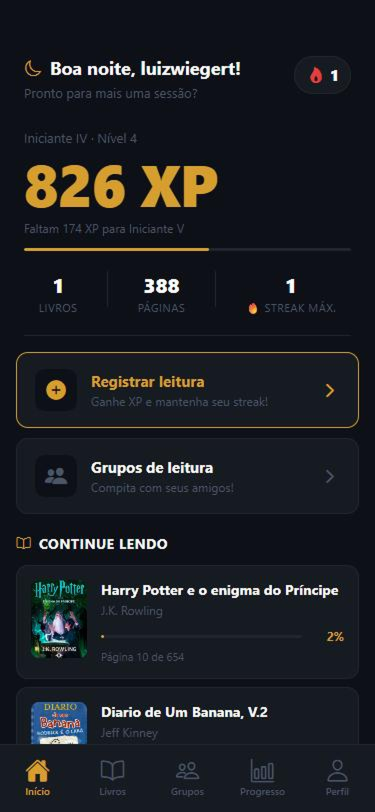
#> input picture docs/screenshots/tela-inicio.png, 750 x 1624 px (shown at 1/2 size); its folder holds 4 pictures in this run
$ python moldura.py
#> lines starting #> are read from the running program, lines starting #| are printed output that depends on the picture; after the words box and inside, x2 and y2 are one past the last pixel; in counts of white or black regions, pixels touching at a corner belong together
"""Coloca os screenshots do app numa moldura de celular.

Uso: python scripts/moldura.py
Lê docs/screenshots/tela-*.png e grava docs/screenshots/celular-*.png
e docs/screenshots/celulares.png (as telas lado a lado). Dependência: Pillow.
"""
from pathlib import Path

from PIL import Image, ImageDraw, ImageFont

DIR = Path(__file__).resolve().parent.parent / "docs" / "screenshots"
TELAS = ["inicio", "livros", "progresso", "perfil"]

BORDA = 26          # espessura da moldura
RAIO_TELA = 96      # canto da tela
AA = 3              # supersampling das formas


def rounded(size, radius, fill):
    w, h = size
    big = Image.new("L", (w * AA, h * AA), 0)
    ImageDraw.Draw(big).rounded_rectangle((0, 0, w * AA - 1, h * AA - 1), radius * AA, fill=255)
    layer = Image.new("RGBA", size, fill)
    layer.putalpha(big.resize(size, Image.LANCZOS))
    return layer


def barra_de_status(tela):
    """Desenha hora, sinal e bateria na faixa livre do topo do app."""
    sw, _ = tela.size
#> sw = 750
    r, g, b = tela.getpixel((sw // 2, 20))[:3]
#> r = 13; g = 16; b = 25
    cor = (20, 24, 32, 255) if (r + g + b) / 3 > 128 else (255, 255, 255, 255)
#> cor = (255, 255, 255, 255)
    d = ImageDraw.Draw(tela)
    try:
        fonte = ImageFont.truetype("arialbd.ttf", 30)
    except OSError:
        fonte = ImageFont.load_default()
    d.text((92, 40), "9:41", font=fonte, fill=cor)
    for i in range(4):
        d.rounded_rectangle((sw - 214 + i * 13, 68 - 7 * (i + 1), sw - 206 + i * 13, 70), 2, fill=cor)
    d.rounded_rectangle((sw - 140, 44, sw - 88, 70), 7, outline=cor[:3] + (140,), width=2)
    d.rounded_rectangle((sw - 136, 48, sw - 98, 66), 4, fill=cor)
    return tela


def emoldurar(tela):
    tela = barra_de_status(tela.convert("RGBA"))
    sw, sh = tela.size
#> sw = 750; sh = 1624
    lado = 6  # sobra lateral para os botões
    w, h = sw + 2 * BORDA + 2 * lado, sh + 2 * BORDA
#> w = 814; h = 1676
    out = Image.new("RGBA", (w, h), (0, 0, 0, 0))
#> out: PIL image 814x1676 RGBA; every value is 0

    botoes = ImageDraw.Draw(out)
    cor_botao = (58, 58, 64, 255)
    botoes.rounded_rectangle((0, 300, lado + 4, 370), 3, fill=cor_botao)
    botoes.rounded_rectangle((0, 430, lado + 4, 560), 3, fill=cor_botao)
    botoes.rounded_rectangle((0, 590, lado + 4, 720), 3, fill=cor_botao)
    botoes.rounded_rectangle((w - lado - 4, 480, w, 690), 3, fill=cor_botao)

    out.alpha_composite(rounded((sw + 2 * BORDA, h), RAIO_TELA + BORDA, (72, 72, 80, 255)), (lado, 0))
#> in rounded, `big = Image.new("L", (w * AA, h * AA), 0)`: big: PIL image 2406x5028 L; every value is 0
#> in rounded, `ImageDraw.Draw(big).rounded_rectangle((0, 0, w * AA - 1, h * AA - 1), ..`:
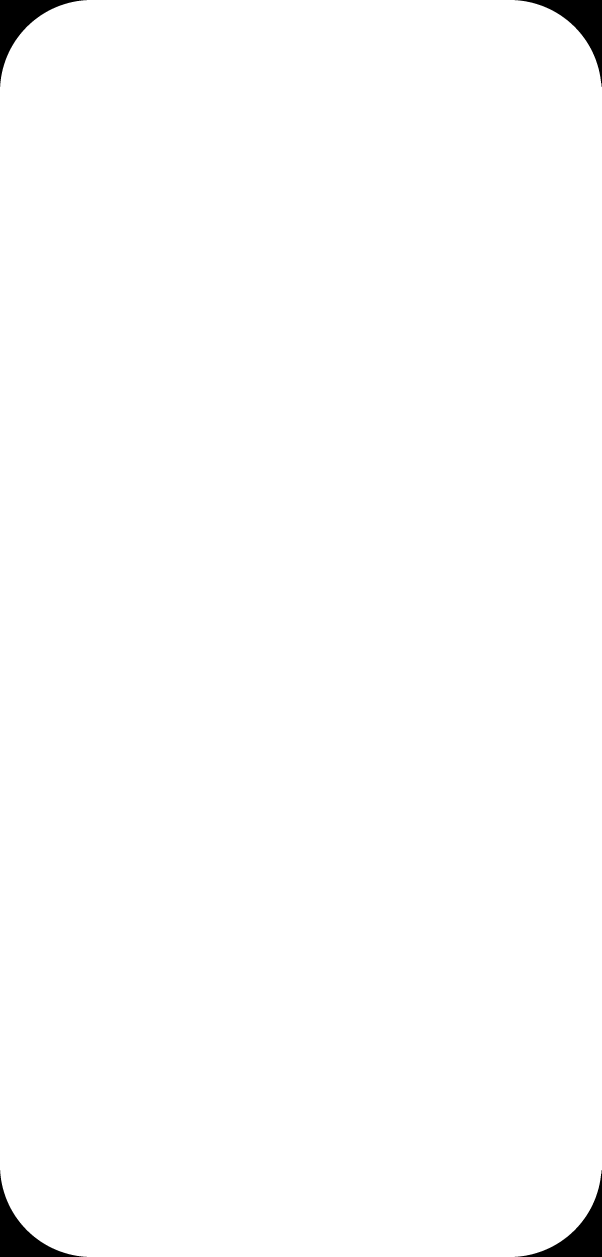
#> big: PIL image 2406x5028 L (shown at 1/4 size); 99% white; 4 black regions, box (x1, y1, x2, y2) and area: (0, 0, 347, 347) 28849, (2059, 0, 2406, 347) 28849, (0, 4681, 347, 5028) 28849, (2059, 4681, 2406, 5028) 28849
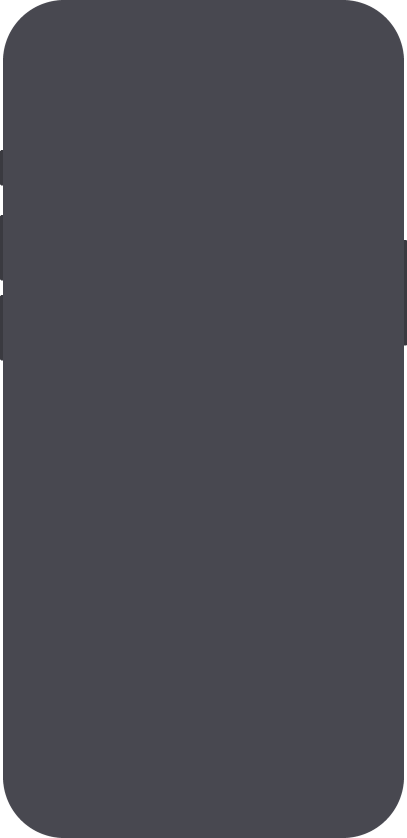
#> out: PIL image 814x1676 RGBA (shown at 1/2 size); mean R, G, B, A 70.5, 70.5, 78.3, 249.5; transparent parts drawn white
    out.alpha_composite(rounded((sw + 2 * BORDA - 8, h - 8), RAIO_TELA + BORDA - 4, (12, 12, 14, 255)), (lado + 4, 4))
#> in rounded (call 2), `big = Image.new("L", (w * AA, h * AA), 0)`: big: PIL image 2382x5004 L; every value is 0
#> in rounded (call 2), `ImageDraw.Draw(big).rounded_rectangle((0, 0, w * AA - 1, h * AA - 1), ..`: big: PIL image 2382x5004 L; 99.1% white; 4 black regions, box (x1, y1, x2, y2) and area: (0, 0, 336, 336) 26998, (2046, 0, 2382, 336) 26998, (0, 4668, 336, 5004) 26998, (2046, 4668, 2382, 5004) 26998
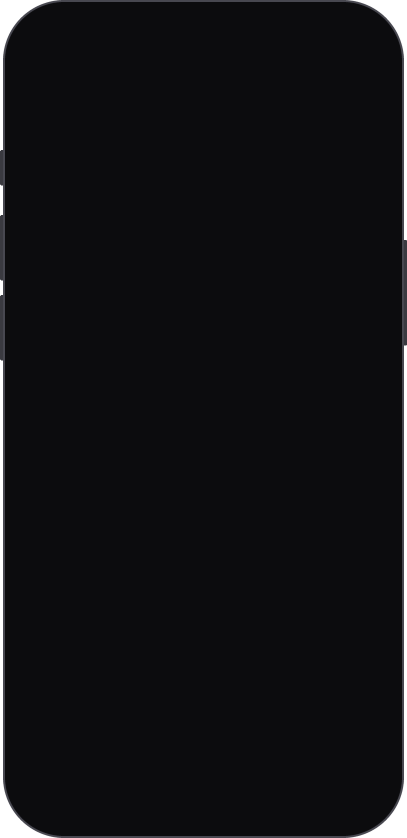
#> out: PIL image 814x1676 RGBA (shown at 1/2 size); mean R, G, B, A 12.7, 12.7, 14.8, 249.5; transparent parts drawn white

    tela.putalpha(rounded((sw, sh), RAIO_TELA, (0, 0, 0, 255)).getchannel("A"))
#> in rounded (call 3), `big = Image.new("L", (w * AA, h * AA), 0)`: big: PIL image 2250x4872 L; every value is 0
#> in rounded (call 3), `ImageDraw.Draw(big).rounded_rectangle((0, 0, w * AA - 1, h * AA - 1), ..`: big: PIL image 2250x4872 L; 99.3% white; 4 black regions, box (x1, y1, x2, y2) and area: (0, 0, 272, 272) 17893, (1978, 0, 2250, 272) 17893, (0, 4600, 272, 4872) 17893, (1978, 4600, 2250, 4872) 17893
    out.alpha_composite(tela, (lado + BORDA, BORDA))
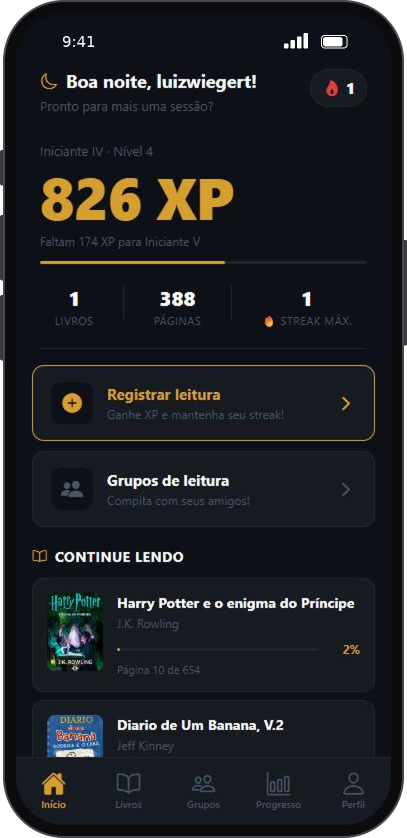
#> out: PIL image 814x1676 RGBA (shown at 1/2 size); mean R, G, B, A 26.8, 28.9, 34.1, 249.5; transparent parts drawn white

    iw, ih = 216, 60
    out.alpha_composite(rounded((iw, ih), ih // 2, (0, 0, 0, 255)), ((w - iw) // 2, BORDA + 22))
#> call 4 of rounded, with size = (216, 60), radius = 30, fill = (0, 0, 0, 255)
#> in rounded (call 4), `big = Image.new("L", (w * AA, h * AA), 0)`: big: PIL image 648x180 L; every value is 0
#> in rounded (call 4), `ImageDraw.Draw(big).rounded_rectangle((0, 0, w * AA - 1, h * AA - 1), ..`:
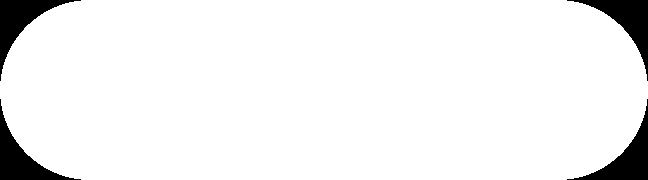
#> big: PIL image 648x180 L; 94% white; 4 black regions, box (x1, y1, x2, y2) and area: (0, 0, 81, 81) 1746, (567, 0, 648, 81) 1746, (0, 99, 81, 180) 1746, (567, 99, 648, 180) 1746
#> in rounded (call 4), `layer.putalpha(big.resize(size, Image.LANCZOS))`:
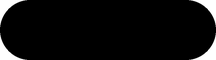
#> layer: PIL image 216x60 RGBA; mean R, G, B, A 0, 0, 0, 239.7; transparent parts drawn white
    return out


def main():
    prontos = []
    for nome in TELAS:
        img = emoldurar(Image.open(DIR / f"tela-{nome}.png"))
        img.save(DIR / f"celular-{nome}.png", optimize=True)
        prontos.append(img)
#> pass 2 of the loop in main, `for nome in TELAS:`:
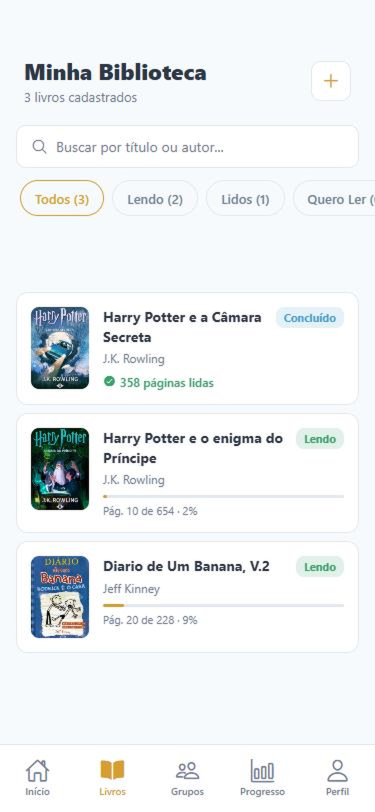
#> input picture docs/screenshots/tela-livros.png, 750 x 1624 px (shown at 1/2 size)
#> in emoldurar (call 2), `out.alpha_composite(tela, (lado + BORDA, BORDA))`:
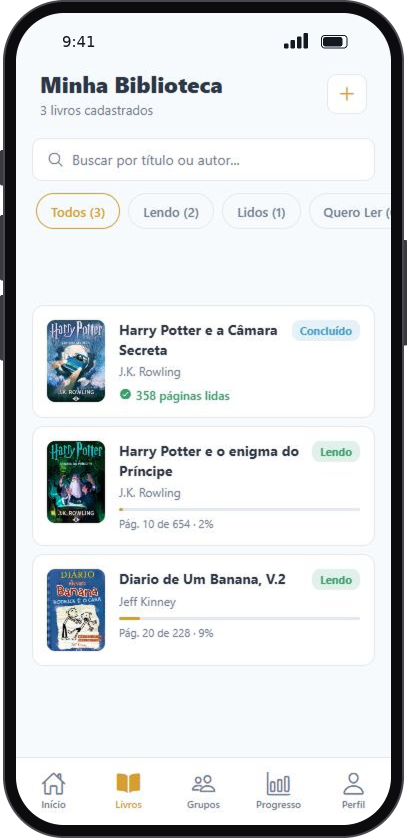
#> out: PIL image 814x1676 RGBA (shown at 1/2 size); mean R, G, B, A 211.6, 214.7, 216.7, 249.5; transparent parts drawn white
#> pass 3 of the loop in main, `for nome in TELAS:`:
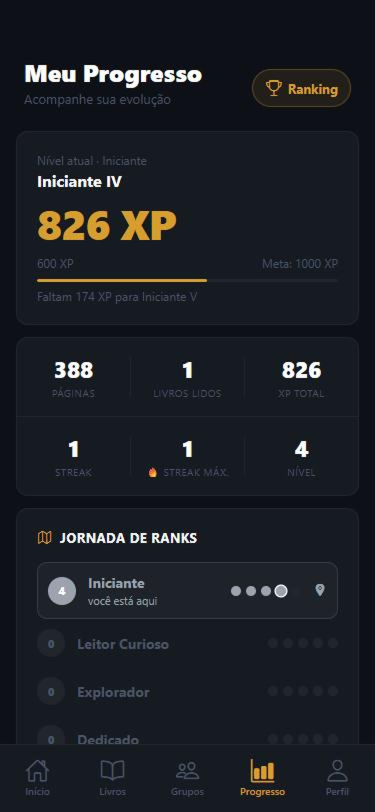
#> input picture docs/screenshots/tela-progresso.png, 750 x 1624 px (shown at 1/2 size)
#> in emoldurar (call 3), `out.alpha_composite(tela, (lado + BORDA, BORDA))`:
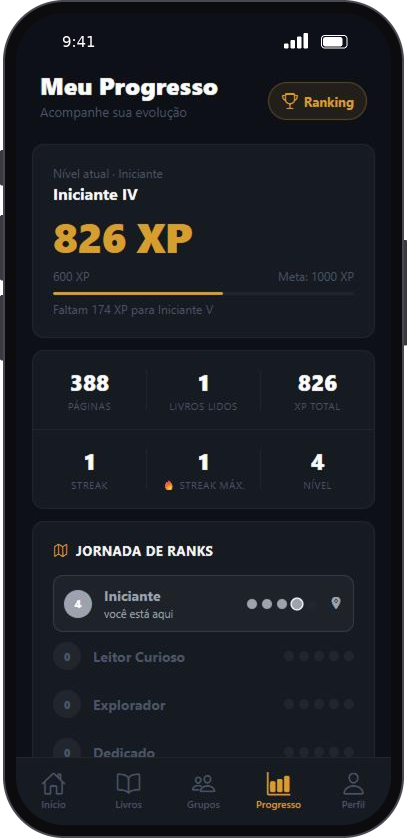
#> out: PIL image 814x1676 RGBA (shown at 1/2 size); mean R, G, B, A 27, 29.6, 36.1, 249.5; transparent parts drawn white
#> the loop made 4 passes; the first 3 are shown

    gap = 90
#> gap = 90
    w = sum(i.width for i in prontos) + gap * (len(prontos) - 1)
    h = max(i.height for i in prontos)
    todos = Image.new("RGBA", (w, h), (0, 0, 0, 0))
#> todos: PIL image 3526x1676 RGBA; every value is 0
    x = 0
    for img in prontos:
        todos.alpha_composite(img, (x, 0))
        x += img.width + gap
    todos = todos.resize((2200, round(h * 2200 / w)), Image.LANCZOS)
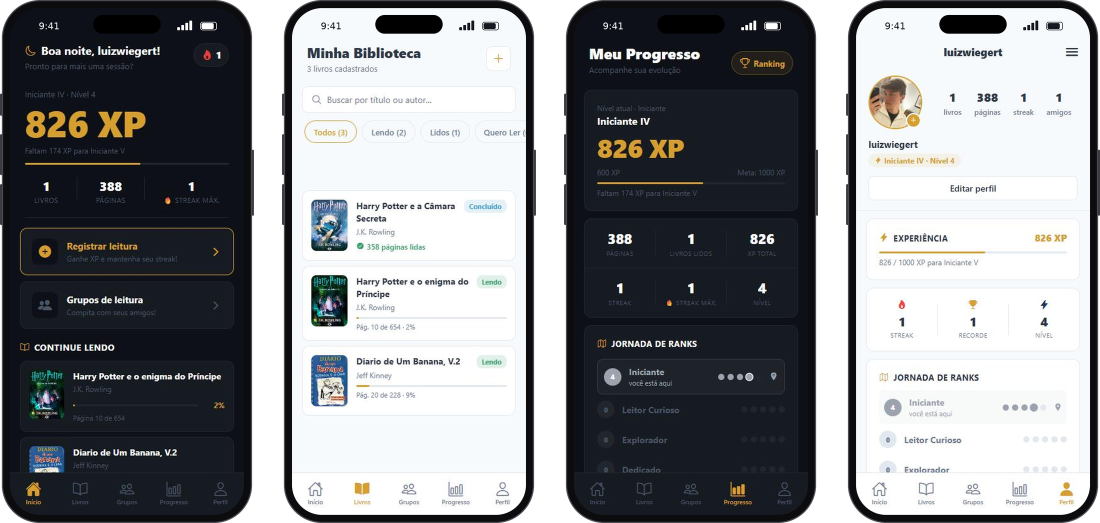
#> todos: PIL image 2200x1046 RGBA (shown at 1/2 size); mean R, G, B, A 111, 113, 116.2, 230.3; transparent parts drawn white
    todos.save(DIR / "celulares.png", optimize=True)
    print(todos.size)
#| (2200, 1046)


if __name__ == "__main__":
    main()
